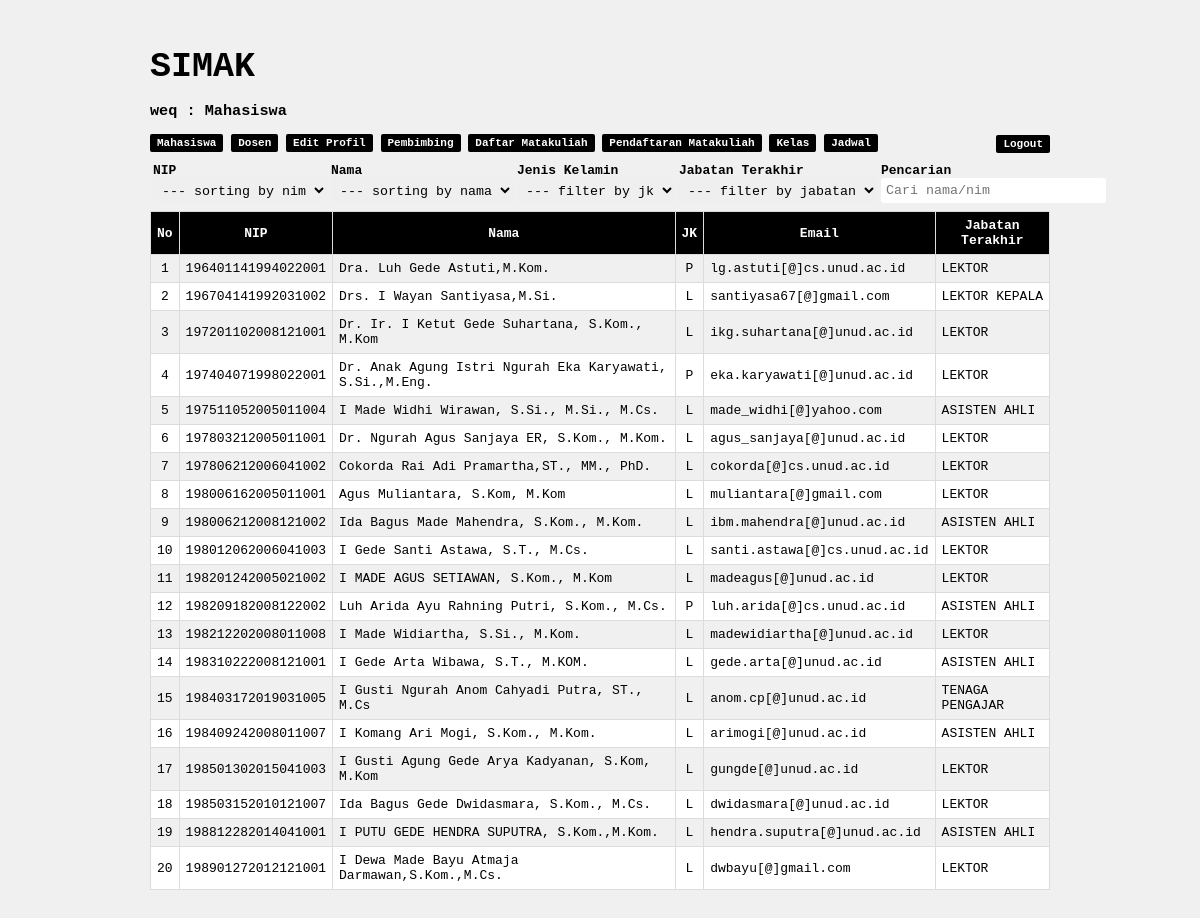
The app's page /dosen.php (signed in) with its own data.
### tables this page shows
CREATE TABLE `user` (
  `KodeUser` varchar(20) NOT NULL,
  `Username` varchar(15) NOT NULL,
  `Pwd` varchar(20) NOT NULL,
  `Nama` varchar(100) NOT NULL,
  `Otoritas` enum('Dosen','Mahasiswa','Staff') NOT NULL,
  `Status` enum('Verifikasi','Meninggal','Putus Kontrak','Belum Bayar','Mutasi') NOT NULL
);

CREATE TABLE `dosen` (
  `nip` varchar(30) NOT NULL,
  `nama` varchar(100) DEFAULT NULL,
  `email` varchar(50) DEFAULT NULL,
  `jk` enum('P','L') DEFAULT NULL,
  `jabatan_terakhir` varchar(20) DEFAULT NULL,
  `Status` enum('Verifikasi','Mutasi','Meninggal','Putus Kontrak') NOT NULL
);

### dosen.php (the view, shortened to what this page needs)
<html>
    <head>
        <link type="text/css" rel="stylesheet" href="css/style.css">
    </head>
    <body>
        <div class="container">
            <h2>SIMAK</h2>
            <?php
                include "koneksi.php";
                $User=$_SESSION['Username'];
                $kode=mysqli_query($koneksi,"select * from user where Username = '$User'");
                $data=mysqli_fetch_array($kode);
                $otoritas = $data['Otoritas'];
            ?>
            <h3 style="color: black">
              <?php echo $data['Nama']; ?> : <?php echo $data['Otoritas']; ?>
            </h3>
            <?php
              if ($otoritas == "Mahasiswa") {
                ?>
                  <a href='mahasiswa.php'>Mahasiswa</a>
                  <a href='dosen.php'>Dosen</a>
                  <a href='edit.php'>Edit Profil</a>
                  <a href='pembimbing.php'>Pembimbing</a>
                  <a href='dm.php'>Daftar Matakuliah</a>
                  <a href="pm.php">Pendaftaran Matakuliah</a>
                  <a href="kelas.php">Kelas</a>
                  <a href="jadwal.php">Jadwal</a>
                  <a href="logout.php" style="float: right;">Logout</a>
                <?php
              }
            ?>
            <table width="100%" style="color:#fff; margin-top:5px;">
            <table width="100%" style="color:#fff; margin-top:5px;">
                <tr>
                    <td>
                        <b>NIP</b>
                        <select id="nip" class="input-form">
                            <option value="asc">--- sorting by nim</option>
                        </select>
                    </td>
                    <td>
                        <b>Nama</b>
                        <select id="nama" class="input-form">
                            <option value="asc">--- sorting by nama</option>
                        </select>
                    </td>
                    <td>
                        <b>Jenis Kelamin</b>
                        <select id="jk" class="input-form">
                            <option value="all">--- filter by jk</option>
                        </select>
                    </td>
                    <td>
                        <b>Jabatan Terakhir</b>
                        <select id="jabatan" class="input-form">
                            <option value="all">--- filter by jabatan</option>
                        </select>
                    </td>
                    <td>
                        <b>Pencarian</b>
                        <input type="text" class="input-form" id="cari" style="width:225px;" placeholder="Cari nama/nim">
                    </td>
                </tr>
            </table>
            <form action="statusdos.php" method="POST" name="statdos">
            <table border="1" width="100%" class="tabel" style="margin-top:5px">
                <thead>
                <tr>
                    <th>No</th>
                    <th>NIP</th>
                    <th>Nama</th>
                    <th>JK</th>
                    <th>Email</th>
                    <th>Jabatan Terakhir</th>
                </tr>
                </thead>
                <tbody id="tabel">
                <?php
                    include "koneksi.php";
                    $query_mysqli = mysqli_query($koneksi, "SELECT * FROM dosen")or die(mysql_error());
                    $nomor = 1;
                    while($data = mysqli_fetch_array($query_mysqli)){
                ?>
                <tr>
                    <td align="center"><?php echo $nomor++; ?></td>
                    <td><?php echo $data['nip']; ?></td>
                    <td><?php echo $data['nama']; ?></td>
                    <td align="center"><?php echo $data['jk']; ?></td>
                    <td><?php echo $data['email']; ?></td>
                    <td><?php echo $data['jabatan_terakhir']; ?></td>
                </tr>
                <?php } ?>
                </tbody>
            </table>
            </form>
        </div>
    </body>
</html>

### css/style.css (style rules this page uses)
* { font-family: monospace; }
body { background-color:#f0f0f0; }
.container { height: auto; padding: 10px; width: 900px; color: #fff; margin: auto; }
h2 { font-size: 35px; font-weight: bold; margin-bottom: 5px; color: black; }
.input-form { height: 25px; padding: 5px; border: none; border-radius: 3px; }
.tabel { border-collapse: collapse; }
.tabel, .tabel th, .tabel td { border: 1px solid gainsboro; padding: 6px; }
.tabel th { background-color:#000000; color: #fff; }
.tabel tr:nth-child(odd) { background-color: #f0f0 ; }
.tabel tr:nth-child(even) { background-color: #FFF ; }
a { text-decoration: none; color: white; background-color: #000000; padding: 3px; border-radius: 2px; font-size: 11px; font-weight: bold; padding: 3px 7px 3px 7px; }
b { color: black; }

### records on screen
user: Nama "weq", Otoritas "Mahasiswa"
dosen: nip "196401141994022001", nama "Dra. Luh Gede Astuti,M.Kom.", jk "P", email "lg.astuti[@]cs.unud.ac.id", jabatan_terakhir "LEKTOR"
dosen: nip "196704141992031002", nama "Drs. I Wayan Santiyasa,M.Si.", jk "L", email "santiyasa67[@]gmail.com", jabatan_terakhir "LEKTOR KEPALA"
dosen: nip "197201102008121001", nama "Dr. Ir. I Ketut Gede Suhartana, S.Kom., M.Kom", jk "L", email "ikg.suhartana[@]unud.ac.id", jabatan_terakhir "LEKTOR"
dosen: nip "197404071998022001", nama "Dr. Anak Agung Istri Ngurah Eka Karyawati, S.Si.,M.Eng.", jk "P", email "eka.karyawati[@]unud.ac.id", jabatan_terakhir "LEKTOR"
dosen: nip "197511052005011004", nama "I Made Widhi Wirawan, S.Si., M.Si., M.Cs.", jk "L", email "made_widhi[@]yahoo.com", jabatan_terakhir "ASISTEN AHLI"
dosen: nip "197803212005011001", nama "Dr. Ngurah Agus Sanjaya ER, S.Kom., M.Kom.", jk "L", email "agus_sanjaya[@]unud.ac.id", jabatan_terakhir "LEKTOR"
dosen: nip "197806212006041002", nama "Cokorda Rai Adi Pramartha,ST., MM., PhD.", jk "L", email "cokorda[@]cs.unud.ac.id", jabatan_terakhir "LEKTOR"
dosen: nip "198006162005011001", nama "Agus Muliantara, S.Kom, M.Kom", jk "L", email "muliantara[@]gmail.com", jabatan_terakhir "LEKTOR"
dosen: nip "198006212008121002", nama "Ida Bagus Made Mahendra, S.Kom., M.Kom.", jk "L", email "ibm.mahendra[@]unud.ac.id", jabatan_terakhir "ASISTEN AHLI"
dosen: nip "198012062006041003", nama "I Gede Santi Astawa, S.T., M.Cs.", jk "L", email "santi.astawa[@]cs.unud.ac.id", jabatan_terakhir "LEKTOR"
dosen: nip "198201242005021002", nama "I MADE AGUS SETIAWAN, S.Kom., M.Kom", jk "L", email "madeagus[@]unud.ac.id", jabatan_terakhir "LEKTOR"
dosen: nip "198209182008122002", nama "Luh Arida Ayu Rahning Putri, S.Kom., M.Cs.", jk "P", email "luh.arida[@]cs.unud.ac.id", jabatan_terakhir "ASISTEN AHLI"
dosen: nip "198212202008011008", nama "I Made Widiartha, S.Si., M.Kom.", jk "L", email "madewidiartha[@]unud.ac.id", jabatan_terakhir "LEKTOR"
dosen: nip "198310222008121001", nama "I Gede Arta Wibawa, S.T., M.KOM.", jk "L", email "gede.arta[@]unud.ac.id", jabatan_terakhir "ASISTEN AHLI"
dosen: nip "198403172019031005", nama "I Gusti Ngurah Anom Cahyadi Putra, ST., M.Cs", jk "L", email "anom.cp[@]unud.ac.id", jabatan_terakhir "TENAGA PENGAJAR"
dosen: nip "198409242008011007", nama "I Komang Ari Mogi, S.Kom., M.Kom.", jk "L", email "arimogi[@]unud.ac.id", jabatan_terakhir "ASISTEN AHLI"
dosen: nip "198501302015041003", nama "I Gusti Agung Gede Arya Kadyanan, S.Kom, M.Kom", jk "L", email "gungde[@]unud.ac.id", jabatan_terakhir "LEKTOR"
dosen: nip "198503152010121007", nama "Ida Bagus Gede Dwidasmara, S.Kom., M.Cs.", jk "L", email "dwidasmara[@]unud.ac.id", jabatan_terakhir "LEKTOR"
dosen: nip "198812282014041001", nama "I PUTU GEDE HENDRA SUPUTRA, S.Kom.,M.Kom.", jk "L", email "hendra.suputra[@]unud.ac.id", jabatan_terakhir "ASISTEN AHLI"
dosen: nip "198901272012121001", nama "I Dewa Made Bayu Atmaja Darmawan,S.Kom.,M.Cs.", jk "L", email "dwbayu[@]gmail.com", jabatan_terakhir "LEKTOR"
